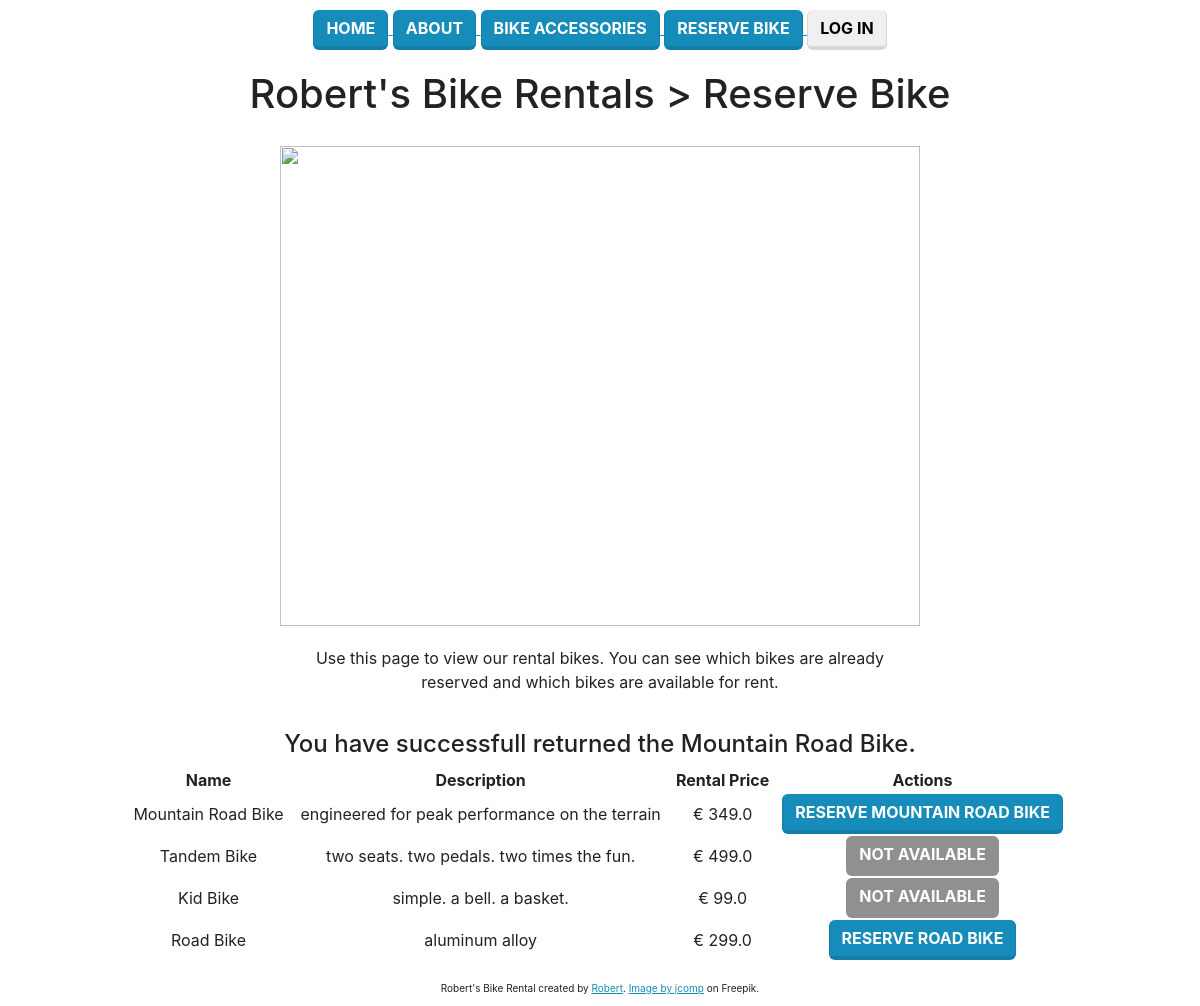
Screenshot of /bike/return/1/2 with the database file from the repository.
### bike/models.py (models this page shows, shortened)
class Bike(models.Model):
    name = models.CharField("name", max_length=240)
    description = models.CharField("description", max_length=240)
    rental_price = models.FloatField("rental_price", default=999.99)
    rented_user_id =  models.IntegerField("rented_user_id")
    rental_period = models.IntegerField("rental_period", default=1)  # Default 1 day

### bike/views.py (the view)
# urls.py: path("return/<int:pk>/<int:user_pk>", views.returnBike, name="return-bike"),
def returnBike(request, pk, user_pk):
    t = Bike.objects.get(id=pk)
    t.rented_user_id = 0  # change field
    t.save()  # this will update only
    latest_question_list = Bike.objects.all()
    context = {
       "latest_question_list": latest_question_list,
       "status_message": ("You have successfull returned the %s." % t.name),
    }
    if request.user.is_superuser:
        template = loader.get_template("manage.html")
    else:
        template = loader.get_template("reserve.html")
    return HttpResponse(template.render(context, request))

### templates/reserve.html (shortened to what this page needs)
{% load static %}
<!DOCTYPE html>
<html lang="en">
<head>
    <link rel="stylesheet" href="{% static 'css/custom.css' %}">
</head>
<body>
    {% include 'navbar.html' %}
    <h1>Robert's Bike Rentals > Reserve Bike</h1>
    <div>
        <img src="{% static 'img/bicycles-workshop.jpg' %}" height=480 width=640>
    </div>
    <p>Use this page to view our rental bikes. You can see which bikes are already reserved and which bikes are available for rent.</p>
    <div>
        <table id="rent-payment-table" class="center products">
            <thead>
                <tr>
                    <th>Name</th>
                    <th>Description</th>
                    <th>Rental Price</th>
                    <th>Actions</th>
                </tr>
            </thead>
            <tbody>
                {% if status_message %}
                    <h4>{{ status_message }}</h4>
                {% endif %}
                {% if latest_question_list %}
                    {% for question in latest_question_list %}
                        <tr>
                            <td>{{ question.name }}</td>
                            <td>{{ question.description }}</td>
                            <td>&euro; {{ question.rental_price }}</td>
                            {% if question.rented_user_id == user.pk %}
                                <td>
                                    <a href="/bike/return/{{ question.id }}/{{ user.pk }}">
                                        <button type="button" class="btn btn-secondary">Return {{ question.name }}</button>
                                    </a>
                                </td>
                            {% elif question.rented_user_id %}
                                <td>
                                    <button type="button" class="btn btn-dark" disabled>Not Available</button>
                                </td>
                            {% else %}
                                <td>
                                    <a href="/bike/reserve/{{ question.id }}/{{ user.pk }}">
                                        <button type="button" class="btn btn-primary">Reserve {{ question.name }}</button>
                                    </a>
                                </td>
                            {% endif %}
                        </tr>
                    {% endfor %}
                {% else %}
                    <tr>
                        <td colspan="4">No bikes are available for rent.</td>
                    </tr>
                {% endif %}
            </tbody>
        </table>
    </div>
    <div class="footer">
        Robert's Bike Rental created by <a href="https://github.com/gomsur">Robert</a>. <a href="https://www.freepik.com/free-photo/cyclist-sunny-day-bike-adventure-travel-photo_3972810.htm#query=bike&position=0&from_view=search&track=sph">Image by jcomp</a> on Freepik.
    </div>
</body>
</html>

### rows the page displays
Bike: name "Mountain Road Bike", description "engineered for peak performance on the terrain", rental_price "349.0", name "MOUNTAIN ROAD BIKE"
Bike: name "Tandem Bike", description "two seats. two pedals. two times the fun.", rental_price "499.0", rented_user_id "NOT AVAILABLE"
Bike: name "Kid Bike", description "simple. a bell. a basket.", rental_price "99.0", rented_user_id "NOT AVAILABLE"
Bike: name "Road Bike", description "aluminum alloy", rental_price "299.0", name "ROAD BIKE"

### other values shown
{{ status_message }} "You have successfull returned the Mountain Road Bike."
